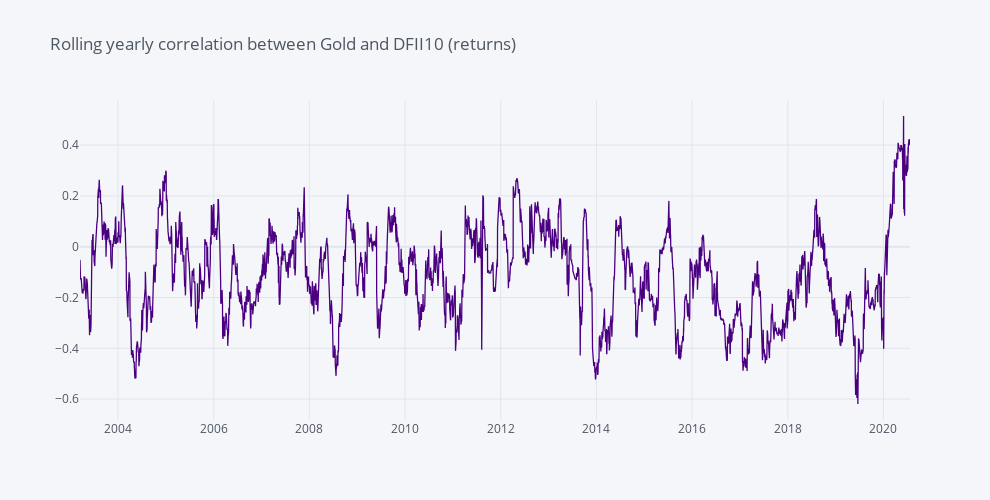

This figure's notebook cell:
### Code cell
returns['GOLD'].rolling(52).corr(returns['DFII10']).dropna().iplot(dimensions=pa.dimensions, color='indigo', title='Rolling yearly correlation between Gold and DFII10 (returns)')

### Figure 1 — Plotly figure (JSON) as saved in the notebook; plotly's stock layout.template omitted (floating-point values rounded to 4 significant figures; data arrays with more than 128 entries replaced by an {"elided": "..."} marker saying what was removed)
{"data": [{"line": {"color": "rgba(75, 0, 130, 1.0)", "dash": "solid", "shape": "linear", "width": 1.3}, "mode": "lines", "name": "None", "text": "", "type": "scatter", "x": {"elided": "4513 str values"}, "y": {"elided": "4513 float values"}}], "layout": {"height": 500, "legend": {"bgcolor": "#F5F6F9", "font": {"color": "#4D5663"}}, "paper_bgcolor": "#F5F6F9", "plot_bgcolor": "#F5F6F9", "title": {"font": {"color": "#4D5663"}, "text": "Rolling yearly correlation between Gold and DFII10 (returns)"}, "width": 990, "xaxis": {"autorange": true, "gridcolor": "#E1E5ED", "range": ["2003-03-17", "2020-07-22"], "showgrid": true, "tickfont": {"color": "#4D5663"}, "title": {"font": {"color": "#4D5663"}, "text": ""}, "type": "date", "zerolinecolor": "#E1E5ED"}, "yaxis": {"autorange": true, "gridcolor": "#E1E5ED", "range": [-0.6822, 0.5774], "showgrid": true, "tickfont": {"color": "#4D5663"}, "title": {"font": {"color": "#4D5663"}, "text": ""}, "type": "linear", "zerolinecolor": "#E1E5ED"}}}
